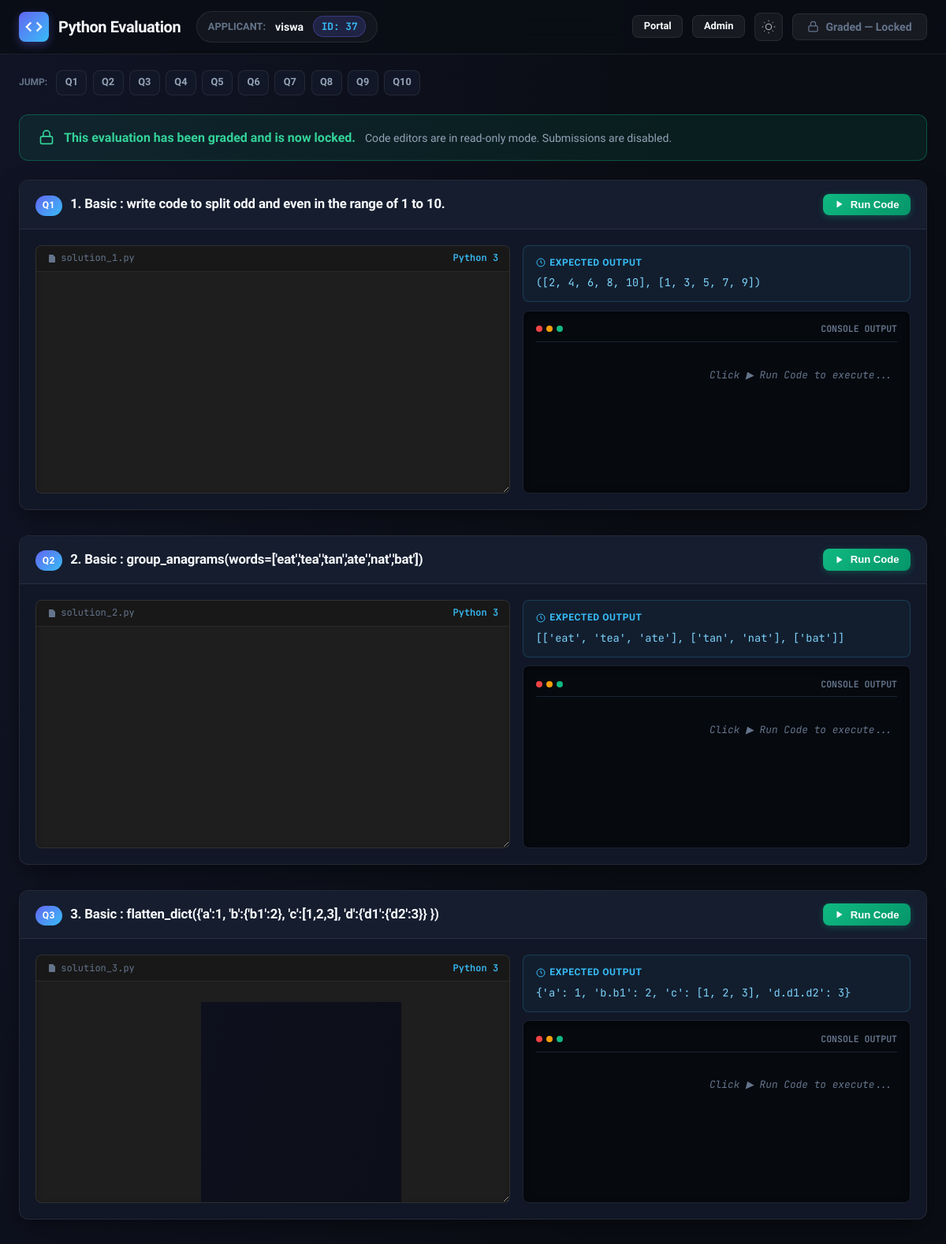
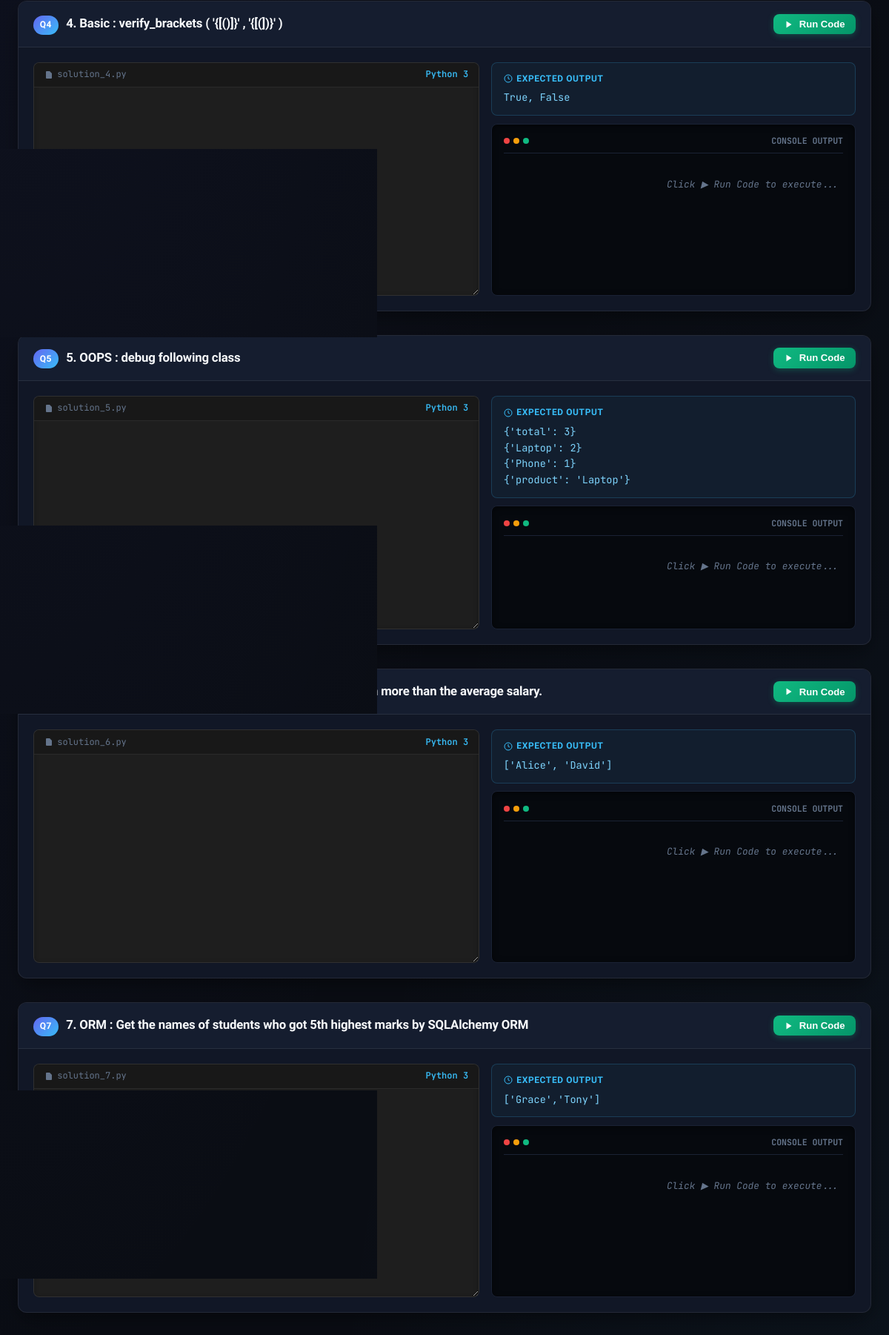
/evaluate/37 (upper part), run on the app's committed database (2 pictures, top to bottom).
### tables this page shows
CREATE TABLE applicants (
            id INTEGER PRIMARY KEY AUTOINCREMENT,
            name TEXT DEFAULT 'xxxx',
            created_at TIMESTAMP DEFAULT CURRENT_TIMESTAMP
        , status TEXT DEFAULT 'In Progress', total_marks REAL DEFAULT 0.0, overall_feedback TEXT, submitted_at TIMESTAMP);

CREATE TABLE answers (
            applicant_id INTEGER,
            question_id INTEGER,
            code TEXT,
            updated_at TIMESTAMP DEFAULT CURRENT_TIMESTAMP, marks REAL, notes TEXT,
            PRIMARY KEY (applicant_id, question_id)
        );

### app.py (the view)
@app.route('/evaluate/<int:applicant_id>')
def evaluate(applicant_id):
    conn = sqlite3.connect(DB_PATH, timeout=20.0)
    conn.row_factory = sqlite3.Row
    cursor = conn.cursor()
    applicant = cursor.execute('SELECT * FROM applicants WHERE id = ?', (applicant_id,)).fetchone()
    if not applicant:
        cursor.execute("INSERT INTO applicants (id, name, status) VALUES (?, 'xxxx', 'In Progress')", (applicant_id,))
        conn.commit()
        applicant = {'id': applicant_id, 'name': 'xxxx', 'status': 'In Progress'}
    rows = cursor.execute('SELECT question_id, code FROM answers WHERE applicant_id = ?', (applicant_id,)).fetchall()
    saved_answers = {r['question_id']: r['code'] for r in rows}
    conn.close()
    prepared_questions = []
    for q in QUESTIONS:
        item = dict(q)
        item['current_code'] = saved_answers.get(q['id'], q['prefill'])
        prepared_questions.append(item)
    return render_template('evaluate.html', applicant=applicant, questions=prepared_questions)

### templates/evaluate.html (shortened to what this page needs)
<!DOCTYPE html>
<html lang="en" data-theme="dark">
<head>
</head>
<body>
<header class="app-header">
    <div class="header-container">
        <div style="display: flex; align-items: center; gap: 1.25rem; flex-wrap: wrap;">
            <a href="/" class="brand-title" style="text-decoration: none; color: inherit; display: flex; align-items: center; gap: 0.75rem;" title="Back to Candidate Portal">
                <div class="brand-icon">
                    <svg width="22" height="22" fill="none" stroke="currentColor" stroke-width="2.5" viewBox="0 0 24 24">
                        <polyline points="16 18 22 12 16 6"></polyline>
                        <polyline points="8 6 2 12 8 18"></polyline>
                    </svg>
                </div>
                <span>Python Evaluation</span>
            </a>
            <div class="applicant-info-pill">
                <span style="color: var(--text-dim); font-size: 0.8rem; text-transform: uppercase; font-weight: 700;">Applicant:</span>
                <strong style="color: var(--text-main);">{{ applicant.name }}</strong>
                <span class="applicant-id-badge">ID: <span id="applicant_id">{{ applicant.id }}</span></span>
            </div>
        </div>
        <div class="header-actions">
            <a href="/" class="btn btn-secondary" style="font-size: 0.8rem; padding: 0.45rem 0.85rem;" title="Candidate Portal Home">
                Portal
            </a>
            <a href="/admin" class="btn btn-secondary" style="font-size: 0.8rem; padding: 0.45rem 0.85rem;" title="Admin Console: View Submissions & Enter Marks">
                Admin
            </a>
            <button id="theme-toggle-btn" class="theme-btn" title="Toggle Dark/Light Mode">
            </button>
            {% if applicant.status == 'Graded' %}
            <span class="btn" style="background: rgba(255,255,255,0.06); color: var(--text-dim); cursor: not-allowed; border: 1px solid var(--border-color);" title="This evaluation has been graded and is locked">
                <svg width="15" height="15" fill="none" stroke="currentColor" stroke-width="2" viewBox="0 0 24 24"><rect x="3" y="11" width="18" height="11" rx="2" ry="2"></rect><path d="M7 11V7a5 5 0 0 1 10 0v4"></path></svg>
                Graded — Locked
            </span>
            {% else %}
            <button class="btn btn-primary" onclick="submitAnswers()">
                <svg width="16" height="16" fill="none" stroke="currentColor" viewBox="0 0 24 24"><polyline points="20 6 9 17 4 12"></polyline></svg>
                Submit All Answers
            </button>
            {% endif %}
        </div>
    </div>
</header>
<div class="jump-nav-bar">
    <span style="font-size: 0.75rem; color: var(--text-dim); text-transform: uppercase; font-weight: 700; margin-right: 0.25rem;">Jump:</span>
    {% for q in questions %}
    <a href="#question-{{ q.id }}" class="jump-pill" title="{{ q.title }}">Q{{ q.id }}</a>
    {% endfor %}
</div>
{% if applicant.status == 'Graded' %}
<div style="max-width: 1280px; margin: 1rem auto 0; padding: 0 1.5rem;">
    <div style="background: rgba(16, 185, 129, 0.1); border: 1px solid rgba(16, 185, 129, 0.35); border-radius: var(--radius-md); padding: 1rem 1.5rem; display: flex; align-items: center; gap: 0.75rem; flex-wrap: wrap;">
        <svg width="20" height="20" fill="none" stroke="#34d399" stroke-width="2" viewBox="0 0 24 24"><rect x="3" y="11" width="18" height="11" rx="2" ry="2"></rect><path d="M7 11V7a5 5 0 0 1 10 0v4"></path></svg>
        <div>
            <strong style="color: #34d399;">This evaluation has been graded and is now locked.</strong>
            <span style="color: var(--text-muted); font-size: 0.88rem; margin-left: 0.5rem;">Code editors are in read-only mode. Submissions are disabled.</span>
        </div>
    </div>
</div>
{% endif %}
<main class="main-container">
    {% for q in questions %}
    <div class="eval-card" id="question-{{ q.id }}">
        <div class="eval-card-header">
            <div class="eval-q-title-group">
                <span class="eval-q-num">Q{{ q.id }}</span>
                <h2 class="eval-q-title">{{ q.title }}</h2>
            </div>
            <button
                type="button"
                class="btn btn-run"
                onclick="runCode({{ q.id }})"
                title="Execute Python Code"
                id="btn-run-{{ q.id }}"
            >
                <svg width="12" height="12" fill="currentColor" viewBox="0 0 24 24"><polygon points="5 3 19 12 5 21 5 3"/></svg>
                Run Code
            </button>
        </div>
        <div class="eval-card-body">
            <div class="ide-split">
                <div class="ide-editor-pane">
                    <div class="editor-frame">
                        <div class="editor-top-bar">
                            <span style="display: flex; align-items: center; gap: 0.35rem;">
                                <svg width="12" height="12" fill="currentColor" viewBox="0 0 24 24"><path d="M14 2H6a2 2 0 0 0-2 2v16a2 2 0 0 0 2 2h12a2 2 0 0 0 2-2V8z"></path></svg>
                                solution_{{ q.id }}.py
                            </span>
                            <span style="color: var(--accent-cyan); font-weight: 600;">Python 3</span>
                        </div>
                        <div id="editor_{{ q.id }}" class="monaco-editor-box"></div>
                    </div>
                </div>
                <div class="ide-output-pane">
                    {% if q.expected_output %}
                    <div class="expected-box">
                        <div class="expected-label">
                            <svg width="12" height="12" fill="none" stroke="currentColor" stroke-width="2" viewBox="0 0 24 24"><circle cx="12" cy="12" r="10"></circle><polyline points="12 6 12 12 16 14"></polyline></svg>
                            Expected Output
                        </div>
                        <div class="expected-code">{{ q.expected_output }}</div>
                    </div>
                    {% endif %}
                    <div class="output-box" id="output_{{ q.id }}">
                        <div class="terminal-header">
                            <div class="terminal-dots">
                                <span class="terminal-dot dot-red"></span>
                                <span class="terminal-dot dot-yellow"></span>
                                <span class="terminal-dot dot-green"></span>
                            </div>
                            <span id="output-meta-{{ q.id }}">Console Output</span>
                        </div>
                        <div class="terminal-body" id="output-text-{{ q.id }}">
                            <span class="terminal-placeholder">Click ▶ Run Code to execute...</span>
                        </div>
                    </div>
                </div>
            </div>
        </div>
    </div>
    {% endfor %}
</main>
</body>
</html>

### data on the page
applicants: name "viswa", id "37"
answers: id "1", title "1. Basic : write code to split odd and even in the range of 1 to 10.", expected_output "([2, 4, 6, 8, 10], [1, 3, 5, 7, 9])"
answers: id "2", title "2. Basic : group_anagrams(words=['eat','tea','tan','ate','nat','bat'])", expected_output "[['eat', 'tea', 'ate'], ['tan', 'nat'], ['bat']]"
answers: id "3", title "3. Basic : flatten_dict({'a':1, 'b':{'b1':2}, 'c':[1,2,3], 'd':{'d1':{'d2':3}} })", expected_output "{'a': 1, 'b.b1': 2, 'c': [1, 2, 3], 'd.d1.d2': 3}"
answers: id "4", title "4. Basic : verify_brackets ( '{[()]}' , '{[(])}' )", expected_output "True, False"
answers: id "5", title "5. OOPS : debug following class", expected_output "{'total': 3} {'Laptop': 2} {'Phone': 1} {'product': 'Laptop'}"
answers: id "6", title "6. SQL Raw query: Get the names of employees who earn more than the average salary.", expected_output "['Alice', 'David']"
answers: id "7", title "7. ORM : Get the names of students who got 5th highest marks by SQLAlchemy ORM", expected_output "['Grace','Tony']"
answers: id "8"
answers: id "9"
answers: id "10"
